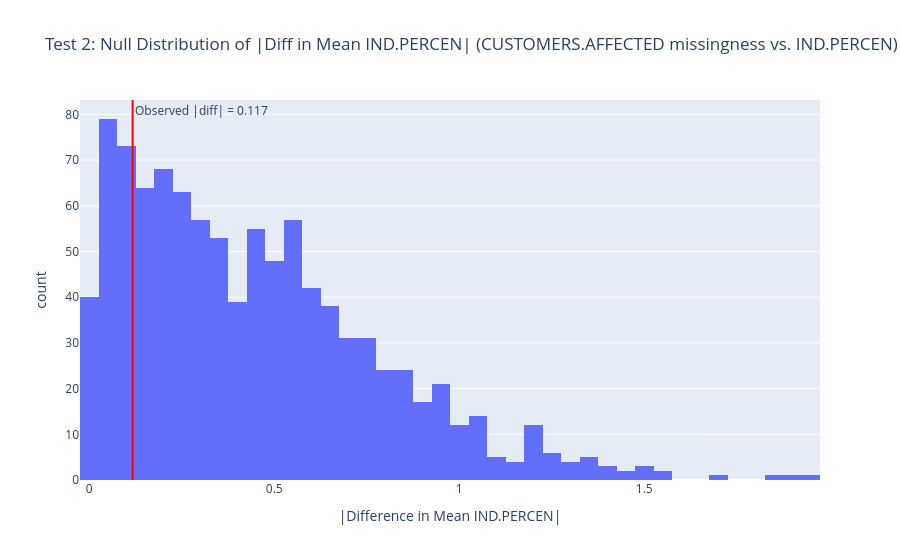

The notebook cell saved with this chart:
### Code cell
# Empirical null distribution for Test 2 + observed statistic line
fig2 = px.histogram(
    x=null_diffs_ind,
    nbins=40,
    title='Test 2: Null Distribution of |Diff in Mean IND.PERCEN| (CUSTOMERS.AFFECTED missingness vs. IND.PERCEN)',
    labels={'x': '|Difference in Mean IND.PERCEN|'},
)
fig2.add_vline(
    x=obs_diff_ind,
    line_color='red',
    annotation_text=f'Observed |diff| = {obs_diff_ind:.3f}',
    annotation_position='top right',
)
fig2

### Figure 1 — Plotly figure (JSON) as saved in the notebook; plotly's stock layout.template omitted (floating-point values rounded to 4 significant figures; data arrays with more than 128 entries replaced by an {"elided": "..."} marker saying what was removed)
{"data": [{"alignmentgroup": "True", "bingroup": "x", "hovertemplate": "|Difference in Mean IND.PERCEN|=%{x}<br>count=%{y}<extra></extra>", "legendgroup": "", "marker": {"color": "#636efa", "pattern": {"shape": ""}}, "name": "", "nbinsx": 40, "offsetgroup": "", "orientation": "v", "showlegend": false, "type": "histogram", "x": {"elided": "1000 float values"}, "xaxis": "x", "yaxis": "y"}], "layout": {"annotations": [{"showarrow": false, "text": "Observed |diff| = 0.117", "x": 0.1172, "xanchor": "left", "xref": "x", "y": 1, "yanchor": "top", "yref": "y domain"}], "barmode": "relative", "legend": {"tracegroupgap": 0}, "shapes": [{"line": {"color": "red"}, "type": "line", "x0": 0.1172, "x1": 0.1172, "xref": "x", "y0": 0, "y1": 1, "yref": "y domain"}], "title": {"text": "Test 2: Null Distribution of |Diff in Mean IND.PERCEN| (CUSTOMERS.AFFECTED missingness vs. IND.PERCEN)"}, "xaxis": {"anchor": "y", "domain": [0, 1], "title": {"text": "|Difference in Mean IND.PERCEN|"}}, "yaxis": {"anchor": "x", "domain": [0, 1], "title": {"text": "count"}}}}
